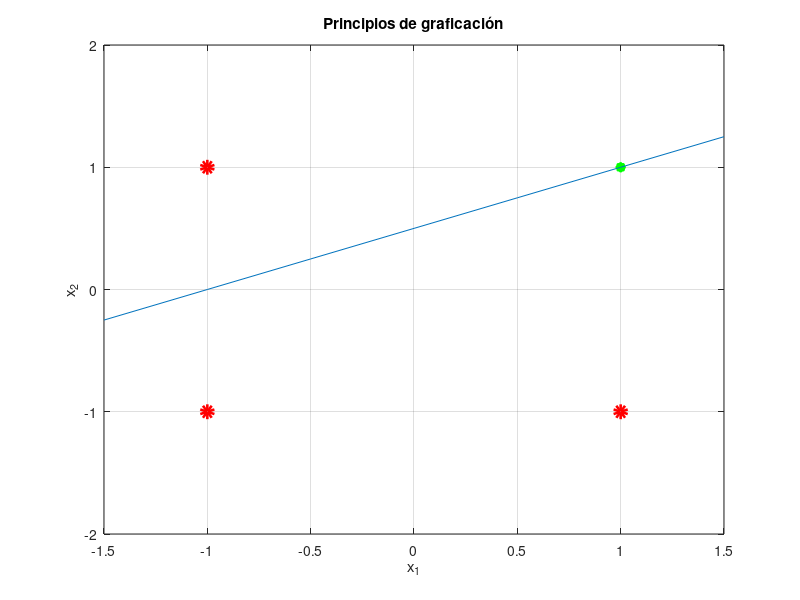

This chart was generated by the following MATLAB code:
%% Perceptrón simple
samp1=[-1,-1];
samp2=[-1,1];
samp3=[1,-1];
samp4=[1,1];
%% Valores iniciales de los pesos (Paso 1)
w1=1/2;
w2=-1;
theta=1/2;

%% crear la matiz que contenga los datos
X=[samp1;samp2;samp3;samp4];
LBL=[-1;-1;-1;1]; %compuerta and

%% Actualizaciones de los pesos (training)
% seleccionar el iesimo vector del conjunto de entrenamiento
for i=1:1:size(X,1)
    buffer=X(1,:);% Seleccionar el iesimo vector
    y_acu=w1*buffer(1,2)+w2*buffer(1,1)+theta;% Calcular la yacumulada
    if y_acu>=0 % calculamos la y predecida
        y_pred=1;
    else
        y_pred=-1;
    end
end

%% Valores para las lineas rectas
x=-3/2:1/2:3/2;
y=(-w1/w2)*x+(-theta/w2);

%% Gráfico
figure(1)
plot(X(1:3,1), X(1:3,2), 'ro', 'LineWidth', 5)
title('Principios de graficación')
xlabel('x_1')
ylabel('x_2')
axis([-3/2,3/2,-2,2])
grid on
hold on
plot(X(4,1),X(4,2),'g*', 'LineWidth',5)
plot(x,y)
hold off
%perceptron para and listo
% or listo
% nand listo
% y nor 